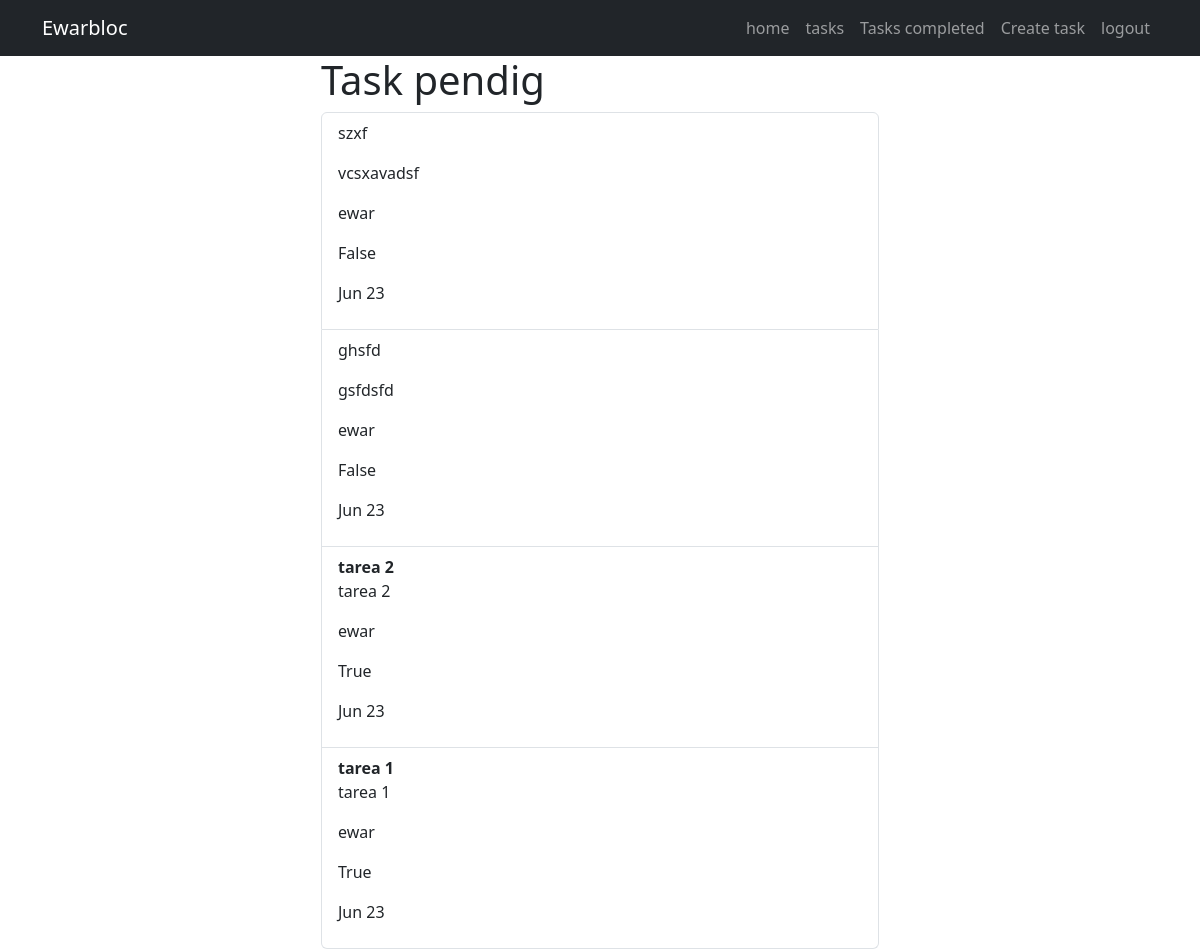
The page /tasks_completed/ (signed in) on the database its author committed.
### tasks/models.py (models this page shows, shortened)
class Task(models.Model):
    title = models.CharField(max_length=200)
    description = models.TextField(blank=True)
    created = models.DateTimeField(auto_now_add=True)
    datecompleted = models.DateTimeField(blank=True,null=True)
    important = models.BooleanField(default=False)
    user = models.ForeignKey(User,on_delete=models.CASCADE)

### tasks/views.py (the view)
# urls.py: path('tasks_completed/',views.tasks_completed,name="tasks_completed"),
@login_required
def tasks_completed(request):
    tasks = Task.objects.filter(user=request.user,datecompleted__isnull=False).order_by('-datecompleted')
    return render(request, "tasks.html", {
        'tasks': tasks
    })

### tasks/templates/tasks.html
{% extends 'base.html' %} {% block content %}
<main class="container">
  <div class="col-md-6 offset-md-3">
    <h1>Task pendig</h1>
    <ul class="list-group">
      {% for t in tasks %}
      <a href="{% url 'task_details' t.id %}" class="list-group-item">
        <header class="d-flex justify-between-content">
          {% if t.important %}
          <strong>{{t.title}}</strong>
          {% else %}
          <p>{{t.title}}</p>
          {% endif %}
        </header>
        <p>{{t.description}}</p>
        <p>{{t.user.username}}</p>
        <p>{{t.important}}</p>
        <p>{{t.datecompleted|date:'M j'}}</p>
      </a>
      {% endfor %}
    </ul>
  </div>
</main>
{% endblock content %}

### tasks/templates/base.html (shortened to what this page needs)
<!DOCTYPE html>
<html lang="en">
  <head>
    <link
      rel="stylesheet"
      href="https://cdn.jsdelivr.net/npm/bootstrap@5.3.0/dist/css/bootstrap.min.css"
    />
  </head>
  <body>
    <nav class="navbar navbar-expand-lg bg-dark navbar-dark">
      <div class="container">
        <a class="navbar-brand" href="#">Ewarbloc</a>
        <div class="collapse navbar-collapse" id="navbarNav">
          <ul class="navbar-nav ms-auto">
            <li class="nav-item">
              <a href="{% url 'home' %}" class="nav-link"> home </a>
            </li>
            {% if user.is_authenticated %}
            <li class="nav-item">
              <a href="{% url 'tasks' %}" class="nav-link"> tasks </a>
            </li>
            <li class="nav-item">
              <a href="{% url 'tasks_completed' %}" class="nav-link">
                Tasks completed
              </a>
            </li>
            <li class="nav-item">
              <a href="{% url 'createtask' %}" class="nav-link">
                Create task
              </a>
            </li>
            <li class="nav-item">
              <a href="{% url 'logout' %}" class="nav-link"> logout </a>
            </li>
            {% endif %}
          </ul>
        </div>
      </div>
    </nav>
    {% block content %} {% endblock %}
  </body>
</html>

### rows shown on the page
Task: title "szxf", description "vcsxavadsf", user.username "ewar", important "False", datecompleted "Jun 23"
Task: title "ghsfd", description "gsfdsfd", user.username "ewar", important "False", datecompleted "Jun 23"
Task: title "tarea 2", description "tarea 2", user.username "ewar", important "True", datecompleted "Jun 23"
Task: title "tarea 1", description "tarea 1", user.username "ewar", important "True", datecompleted "Jun 23"
